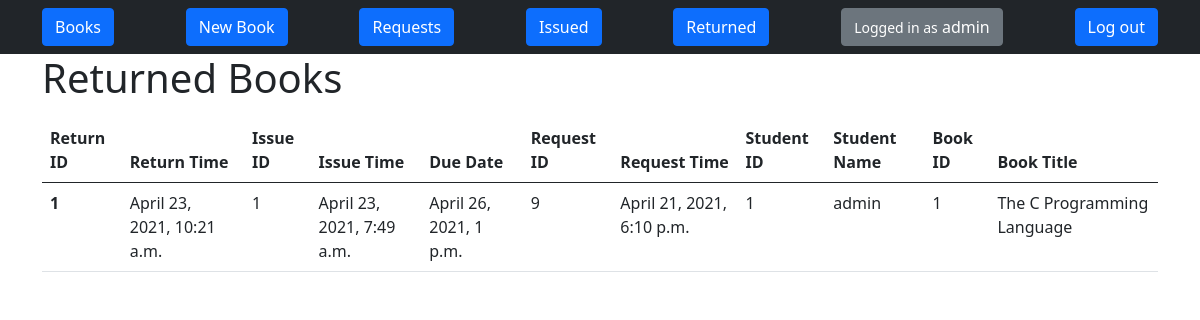
Before: /books/returns/ (signed in) with the older database file.
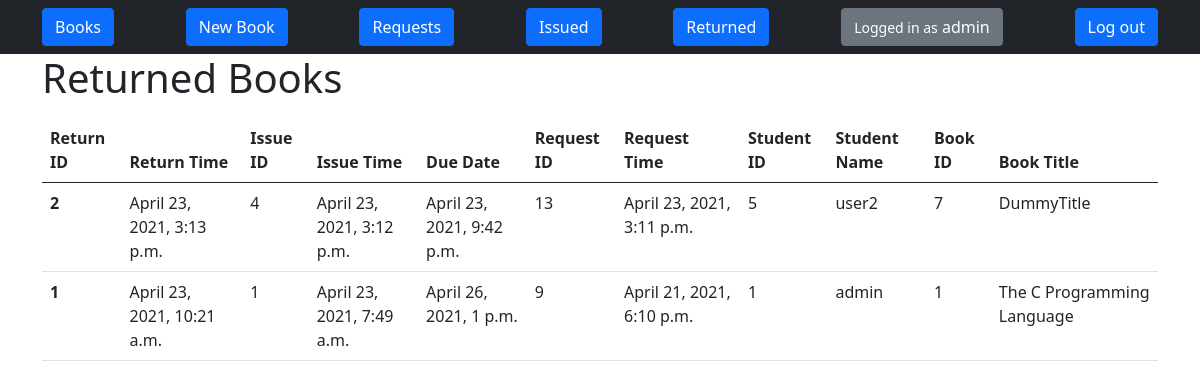
After: the same page with the newer database file.
### books/models.py (models this page shows)
class Return(models.Model):
    issueid = models.IntegerField()
    returntime= models.DateTimeField(default=timezone.now)

class Issue(models.Model):
    requestid = models.IntegerField()
    approvetime= models.DateTimeField(default=timezone.now)
    due= models.DateTimeField()
    returned = models.BooleanField(default=False)

class Request(models.Model):
    userid= models.IntegerField()
    bookid= models.IntegerField()
    requesttime = models.DateTimeField(default=timezone.now)
    approved = models.BooleanField(default=False)

class Book(models.Model):
    title = models.CharField(max_length=255)
    author = models.CharField(max_length=255)
    publisher = models.CharField(max_length=255)
    genre= models.CharField(max_length=255)
    summary = models.TextField()
    ISBN = models.CharField(max_length=13)
    location = models.CharField(max_length=500)
    available = models.BooleanField(default=True)
    img = models.URLField(max_length=2083, default="https://upload.wikimedia.org/wikipedia/commons/thumb/0/0b/Book_icon_%28closed%29_-_Blue_and_gold.svg/343px-Book_icon_%28closed%29_-_Blue_and_gold.svg.png")
    pdf = models.URLField(max_length=2083, blank=True)

### books/views.py (the view)
# urls.py: path('returns/',views.return_list,name='return-list'),
@permission_required('books.view_return')
def return_list(request):
    rets = Return.objects.all()
    rets = rets[::-1]
    obj = []
    for ret in rets:
        i = Issue.objects.get(id=ret.issueid)
        r = Request.objects.get(id=i.requestid)
        u = User.objects.get(id=r.userid)
        b = Book.objects.get(id=r.bookid)
        obj.append({
            "ret": ret,
            "iss": i,
            "req": r,
            "student": u,
            "book": b,
        })
    return render(request, 'books/return_list.html', {'obj': obj})

### books/templates/books/return_list.html (shortened to what this page needs)
{% extends 'base.html' %}
{% block content %}
    <legend><h1>Returned Books</h1></legend>
    <table class="table">
        <thead>
            <tr>
                <th scope="col">Return ID</th>
                <th scope="col">Return Time</th>
                <th scope="col">Issue ID</th>
                <th scope="col">Issue Time</th>
                <th scope="col">Due Date</th>
                <th scope="col">Request ID</th>
                <th scope="col">Request Time</th>
                <th scope="col">Student ID</th>
                <th scope="col">Student Name</th>
                <th scope="col">Book ID</th>
                <th scope="col">Book Title</th>
            </tr>
        </thead>
        <tbody>
        {% for o in obj %}
            <tr>
                <th scope="row">{{o.ret.id}}</th>
                <td>{{o.ret.returntime}}</td>
                <td>{{o.iss.id}}</td>
                <td>{{o.iss.approvetime}}</td>
                <td>{{o.iss.due}}</td>
                <td>{{o.req.id}}</td>
                <td>{{o.req.requesttime}}</td>
                <td>{{o.student.id}}</td>
                <td>{{o.student.username}}</td>
                <td>{{o.book.id}}</td>
                <td>{{o.book.title}}</td>
            </tr>
        {% endfor %}
        </tbody>
    </table>
{% endblock content %}

Changed rows visible on the page:
added Return: ret.id "2", ret.returntime "April 23, 2021, 3:13 p.m.", iss.id "4", iss.approvetime "April 23, 2021, 3:12 p.m.", iss.due "April 23, 2021, 9:42 p.m.", req.id "13", req.requesttime "April 23, 2021, 3:11 p.m.", student.id "5", student.username "user2", book.id "7", book "DummyTitle"
